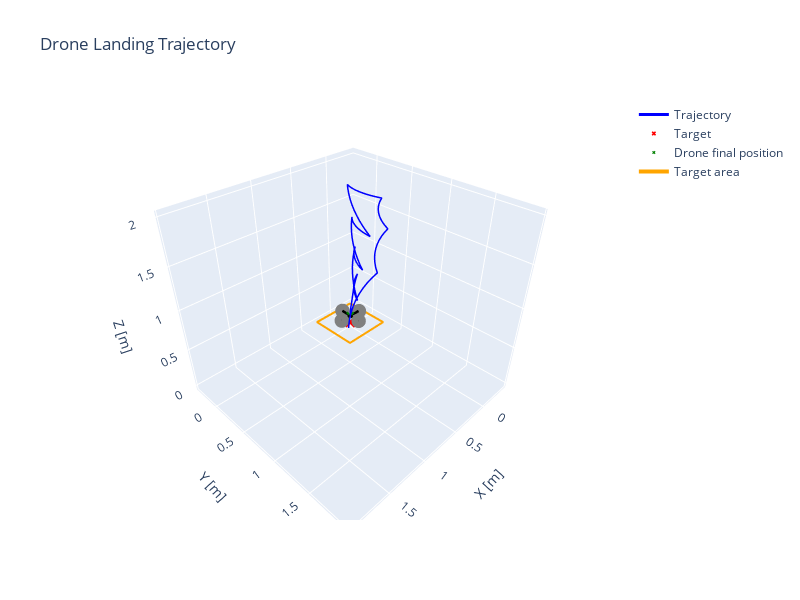

The cell this chart's notebook holds for it:
### Markdown cell above
## Tuning with delay

Something we did not consider is the computation+communication delay between the drone and the computer. This means that the controller acts as a fixed lower frequency than the drone (10 Hz simulation here). Thus, we now set the controller frequency to 1 Hz, meaning that drone actions are updated 10 times slower than the simulation.

### Code cell
sim_dt = 0.1         # simulation step (10 Hz)
env = DroneLandingEnv(render_mode=None, dt=sim_dt)
controller_dt = 1.0  # controller step (1 Hz)

pid = PIDController(Kp=[2.0,2.0,2.0, 2.0], Ki=[0.0,0.0,0.0,0.0], Kd=[0.0,0.0,0.0,0.0], dt=controller_dt, integral_limit=0.5, z_fixed_speed= -0.2)

states, target = run_pid_simulation(env = env, pid = pid, init_mode='fixed', plot=True, init_pos = [2.0,2.0,2.0,2.0])

### Figure 1 — Plotly figure (JSON) as saved in the notebook; plotly's stock layout.template omitted (floating-point values rounded to 4 significant figures)
{"data": [{"line": {"color": "blue", "width": 3}, "mode": "lines", "name": "Trajectory", "x": [1.942, 1.881, 1.817, 1.751, 1.681, 1.609, 1.536, 1.46, 1.382, 1.304, 1.252, 1.196, 1.137, 1.075, 1.01, 0.9424, 0.8721, 0.7995, 0.7248, 0.6483, 0.6065, 0.5609, 0.5115, 0.4585, 0.402, 0.3422, 0.2794, 0.2136, 0.1452, 0.07419, 0.06229, 0.04626, 0.02614, 0.001969, -0.02619, -0.05827, -0.09419, -0.1339, -0.1772, -0.2241, -0.1689, -0.1167, -0.06755, -0.02168, 0.02086, 0.05999, 0.09564, 0.1277, 0.1562, 0.1809, 0.1502, 0.1158, 0.0777, 0.03609, -0.00899, -0.05744, -0.1092, -0.164, -0.222, -0.2828, -0.2175, -0.1548, -0.09475, -0.0375, 0.01685, 0.06819, 0.1164, 0.1615, 0.2033, 0.2417, 0.199, 0.1529, 0.1036, 0.05121, -0.004252, -0.06265, -0.1239, -0.1878, -0.2543, -0.3233, -0.2518, -0.1824, -0.1155, -0.05092, 0.01105, 0.07035, 0.1269, 0.1805, 0.2312, 0.2788, 0.2281, 0.1743, 0.1177, 0.05817, -0.004027, -0.06882, -0.1361, -0.2058, -0.2777, -0.3517, -0.2761, -0.2025, -0.1309, -0.06148, -0.03512, -0.02123, -0.01011], "y": [1.942, 1.888, 1.837, 1.79, 1.747, 1.709, 1.674, 1.643, 1.617, 1.596, 1.532, 1.472, 1.414, 1.36, 1.31, 1.264, 1.221, 1.182, 1.148, 1.118, 1.046, 0.9762, 0.9092, 0.8451, 0.784, 0.7261, 0.6715, 0.6205, 0.5732, 0.5297, 0.4448, 0.3605, 0.2771, 0.1948, 0.1138, 0.03421, -0.04369, -0.1198, -0.1938, -0.2656, -0.2001, -0.1322, -0.06201, 0.01034, 0.0847, 0.1609, 0.2388, 0.3183, 0.3991, 0.4811, 0.3994, 0.3192, 0.2406, 0.1639, 0.08912, 0.0165, -0.05382, -0.1217, -0.187, -0.2496, -0.192, -0.1316, -0.06852, -0.002904, 0.06513, 0.1355, 0.208, 0.2825, 0.3589, 0.437, 0.3598, 0.2844, 0.2112, 0.1401, 0.07143, 0.005209, -0.05841, -0.1193, -0.1774, -0.2325, -0.181, -0.1267, -0.06942, -0.009439, 0.05319, 0.1183, 0.1859, 0.2558, 0.3279, 0.402, 0.3288, 0.2578, 0.1892, 0.1229, 0.05917, -0.001908, -0.06023, -0.1157, -0.1682, -0.2177, -0.1709, -0.1211, -0.06834, -0.01275, -0.00605, -0.01089, -0.007576], "z": [1.997, 1.994, 1.991, 1.988, 1.986, 1.983, 1.98, 1.977, 1.974, 1.971, 1.967, 1.963, 1.959, 1.955, 1.951, 1.947, 1.943, 1.939, 1.935, 1.931, 1.925, 1.918, 1.912, 1.905, 1.899, 1.893, 1.886, 1.88, 1.873, 1.867, 1.851, 1.835, 1.819, 1.803, 1.787, 1.771, 1.755, 1.739, 1.723, 1.706, 1.682, 1.657, 1.633, 1.608, 1.583, 1.559, 1.534, 1.509, 1.485, 1.46, 1.443, 1.426, 1.409, 1.392, 1.375, 1.358, 1.341, 1.324, 1.307, 1.29, 1.267, 1.244, 1.221, 1.198, 1.175, 1.152, 1.129, 1.105, 1.082, 1.059, 1.042, 1.024, 1.006, 0.9886, 0.9709, 0.9532, 0.9355, 0.9178, 0.9002, 0.8825, 0.8603, 0.8382, 0.8161, 0.794, 0.7718, 0.7497, 0.7276, 0.7055, 0.6833, 0.6612, 0.643, 0.6248, 0.6066, 0.5884, 0.5702, 0.552, 0.5338, 0.5156, 0.4974, 0.4792, 0.4577, 0.4362, 0.4147, 0.3932, 0.2932, 0.1932, 0.09322], "type": "scatter3d"}, {"marker": {"color": "red", "size": 4, "symbol": "x"}, "mode": "markers", "name": "Target", "x": [0.0], "y": [0.0], "z": [0.0], "type": "scatter3d"}, {"marker": {"color": "green", "size": 3, "symbol": "x"}, "mode": "markers", "name": "Drone final position", "x": [-0.01011], "y": [-0.007576], "z": [0.09322], "type": "scatter3d"}, {"line": {"color": "black", "width": 5}, "mode": "lines", "showlegend": false, "x": [-0.1601, 0.1398], "y": [-0.003625, -0.01153], "z": [0.09322, 0.09322], "type": "scatter3d"}, {"line": {"color": "black", "width": 5}, "mode": "lines", "showlegend": false, "x": [-0.01406, -0.006158], "y": [-0.1575, 0.1424], "z": [0.09322, 0.09322], "type": "scatter3d"}, {"marker": {"color": "gray", "size": 5, "symbol": "circle"}, "mode": "markers", "showlegend": false, "x": [0.1398], "y": [-0.01153], "z": [0.09322], "type": "scatter3d"}, {"marker": {"color": "gray", "size": 5, "symbol": "circle"}, "mode": "markers", "showlegend": false, "x": [-0.1601], "y": [-0.003625], "z": [0.09322], "type": "scatter3d"}, {"marker": {"color": "gray", "size": 5, "symbol": "circle"}, "mode": "markers", "showlegend": false, "x": [-0.006158], "y": [0.1424], "z": [0.09322], "type": "scatter3d"}, {"marker": {"color": "gray", "size": 5, "symbol": "circle"}, "mode": "markers", "showlegend": false, "x": [-0.01406], "y": [-0.1575], "z": [0.09322], "type": "scatter3d"}, {"line": {"color": "orange", "width": 4}, "mode": "lines", "name": "Target area", "x": [-0.3, 0.3, 0.3, -0.3, -0.3], "y": [-0.3, -0.3, 0.3, 0.3, -0.3], "z": [0.0, 0.0, 0.0, 0.0, 0.0], "type": "scatter3d"}], "layout": {"scene": {"xaxis": {"title": {"text": "X [m]"}}, "yaxis": {"title": {"text": "Y [m]"}}, "zaxis": {"title": {"text": "Z [m]"}}, "aspectmode": "data"}, "title": {"text": "Drone Landing Trajectory"}, "width": 800, "height": 600}}
